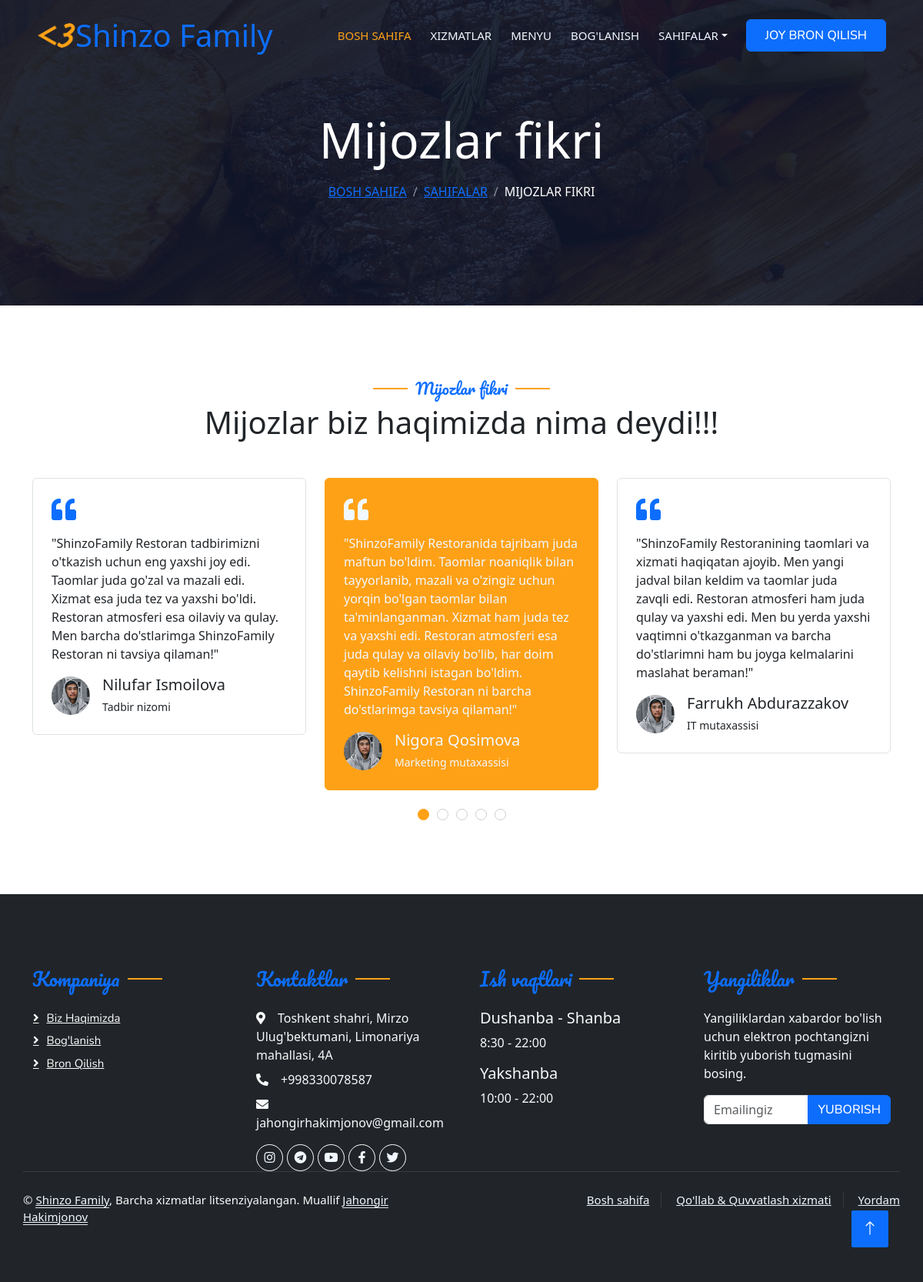
Page /testimonial/ on the committed database.
### apps/restaurant/models.py (models this page shows, shortened)
class Home(AbstractBaseModel):
    name = models.CharField(max_length=255)
    title = models.CharField(max_length=255)
    description = models.TextField()
    address = models.TextField()
    phone = models.ForeignKey(
        PhoneNumbers,
        related_name="home_phone",
        on_delete=models.CASCADE,
        null=True,
        blank=True,
    )
    email = models.ForeignKey(
        Emails,
        related_name="home_email",
        on_delete=models.CASCADE,
        null=True,
        blank=True,
    )
    website = models.URLField()
    facebook = models.URLField()
    instagram = models.URLField()
    twitter = models.URLField()
    telegram = models.URLField()
    youtube = models.URLField()
    youtube_video = models.URLField()
    image = models.ImageField(upload_to="home/")
    logo = models.ImageField(upload_to="home/")
    class Meta:
        verbose_name = "Home"
        verbose_name_plural = "Home"
        db_table = "home"

class Testimonial(AbstractBaseModel):
    full_name = models.CharField(max_length=255)
    description = models.TextField()
    profession = models.CharField(max_length=255)
    image = models.ImageField(upload_to="testimonial/", null=True, blank=True, default='/static/image/profile.jpg')
    class Meta:
        verbose_name = "Testimonial"
        verbose_name_plural = "Testimonial"
        db_table = "testimonial"

class PhoneNumbers(AbstractBaseModel):
    title = models.CharField(max_length=255)
    phone = models.CharField(max_length=20)
    class Meta:
        verbose_name = "Phone Number"
        verbose_name_plural = "Phone Numbers"
        db_table = "phone_numbers"
    def __str__(self):
        return self.phone

class Emails(AbstractBaseModel):
    title = models.CharField(max_length=255)
    email = models.EmailField()
    class Meta:
        verbose_name = "Email"
        verbose_name_plural = "Emails"
        db_table = "emails"
    def __str__(self):
        return self.email

class WorkTime(AbstractBaseModel):
    day = models.CharField(max_length=255)
    start_time = models.TimeField()
    end_time = models.TimeField()
    class Meta:
        verbose_name = "Work Time"
        verbose_name_plural = "Work Times"
        db_table = "work_time"

### apps/restaurant/views.py (the view, shortened to what this page needs)
# urls.py: path("testimonial/", TestimonialView.as_view(), name="testimonial"),
class TestimonialView(FormView):
    template_name = "testimonial.html"
    form_class = UserCreateForm
    success_url = reverse_lazy("restaurant:testimonial")
    def get_context_data(self, **kwargs):
        context = super().get_context_data(**kwargs)
        context["testimonial"] = Testimonial.objects.all()
        return context

### apps/restaurant/forms.py
class UserCreateForm(forms.ModelForm):
    class Meta:
        model = SiteUsers
        fields = ["useremail"]
        widgets = {
            "useremail": forms.EmailInput(
                attrs={
                    "class": "form-control",
                    "id": "email",
                    "placeholder": "Emailingiz",
                }
            ),
        }

### apps/restaurant/views.py (called while the page is built)
def worktimes(request):
    worktime = WorkTime.objects.all()
    return {"worktime": worktime}

def contacts(request):
    home = Home.objects.first()
    return {"home": home}

### templates/testimonial.html (shortened to what this page needs)
{% extends 'base.html' %}
{% load static %}
{% block content %}
    <div class="container-xxl py-5 bg-dark hero-header mb-5">
        <div class="container text-center my-5 pt-5 pb-4">
            <h1 class="display-3 text-white mb-3 animated slideInDown">Mijozlar fikri</h1>
            <nav aria-label="breadcrumb">
                <ol class="breadcrumb justify-content-center text-uppercase">
                    <li class="breadcrumb-item"><a href="{% url 'restaurant:home' %}">Bosh sahifa</a></li>
                    <li class="breadcrumb-item"><a href="#">Sahifalar</a></li>
                    <li class="breadcrumb-item text-white active" aria-current="page">Mijozlar fikri</li>
                </ol>
            </nav>
        </div>
    </div>
    {% include 'section/testimonial_section.html' %}
{% endblock %}

### templates/base.html (shortened to what this page needs)
{% load static %}
<!DOCTYPE html>
<html lang="en" xmlns="http://www.w3.org/1999/html">
<head>
    <link href="https://cdnjs.cloudflare.com/ajax/libs/font-awesome/5.10.0/css/all.min.css" rel="stylesheet">
    <link href="https://cdn.jsdelivr.net/npm/bootstrap-icons@1.4.1/font/bootstrap-icons.css" rel="stylesheet">
    <link href="{% static 'lib/animate/animate.min.css' %}" rel="stylesheet">
    <link href="{% static 'lib/owlcarousel/assets/owl.carousel.min.css' %}" rel="stylesheet">
    <link href="{% static 'lib/tempusdominus/css/tempusdominus-bootstrap-4.min.css' %}" rel="stylesheet"/>
    <link href="{% static 'css/bootstrap.min.css' %}" rel="stylesheet">
    <link href="{% static 'css/style.css' %}" rel="stylesheet">
</head>
<body>
<div class="container-xxl bg-white p-0">
    <div class="container-xxl position-relative p-0">
        <nav class="navbar navbar-expand-lg navbar-dark bg-dark px-4 px-lg-5 py-3 py-lg-0">
            <a href="{% url 'restaurant:home' %}" class="navbar-brand p-0">
                <div class="d-flex align-items-center">
                    <img src="/media/{{ home.logo }}" alt="logo" class="img-fluid" style="height: 50px;">
                    <h1 class="text-primary m-0">{{ home.name }}</h1>
                </div>
            </a>
            <div class="collapse navbar-collapse" id="navbarCollapse">
                <div class="navbar-nav ms-auto py-0 pe-4">
                    <a href="{% url 'restaurant:home' %}" class="nav-item nav-link active">Bosh sahifa</a>
                    <a href="{% url 'restaurant:service' %}" class="nav-item nav-link">Xizmatlar</a>
                    <a href="{% url 'restaurant:menu' %}" class="nav-item nav-link">Menyu</a>
                    <a href="{% url 'restaurant:contact' %}" class="nav-item nav-link">Bog'lanish</a>
                    <div class="nav-item dropdown">
                        <a href="#" class="nav-link dropdown-toggle" data-bs-toggle="dropdown">Sahifalar</a>
                    </div>
                </div>
                <a href="{% url 'restaurant:booking' %}" class="btn btn-primary py-2 px-4">Joy bron qilish</a>
            </div>
        </nav>
    </div>
    {% block content %}
    {% endblock %}
    <div class="container-fluid bg-dark text-light footer pt-5 mt-5 wow fadeIn" data-wow-delay="0.0s">
        <div class="container py-5">
            <div class="row g-5">
                <div class="col-lg-3 col-md-6">
                    <h4 class="section-title ff-secondary text-start text-primary fw-normal mb-4">Kompaniya</h4>
                    <a class="btn btn-link" href="{% url 'restaurant:about' %}">Biz haqimizda</a>
                    <a class="btn btn-link" href="{% url 'restaurant:contact' %}">Bog'lanish</a>
                    <a class="btn btn-link" href="{% url 'restaurant:booking' %}">Bron qilish</a>
                </div>
                <div class="col-lg-3 col-md-6">
                    <h4 class="section-title ff-secondary text-start text-primary fw-normal mb-4">Kontaktlar</h4>
                    <p class="mb-2"><i class="fa fa-map-marker-alt me-3"></i>{{ home.address }}</p>
                    <p class="mb-2"><i class="fa fa-phone-alt me-3"></i>{{ home.phone }}</p>
                    <p class="mb-2"><i class="fa fa-envelope me-3"></i>{{ home.email }}</p>
                    <div class="d-flex pt-2">
                        <a class="btn btn-outline-light btn-social" href="{{ home.instagram }}"><i
                                class="fab fa-instagram"></i></a>
                        <a class="btn btn-outline-light btn-social" href="{{ home.telegram }}"><i
                                class="fab fa-telegram"></i></a>
                        <a class="btn btn-outline-light btn-social" href="{{ home.youtube }}"><i
                                class="fab fa-youtube"></i></a>
                        <a class="btn btn-outline-light btn-social" href="{{ home.facebook }}"><i
                                class="fab fa-facebook-f"></i></a>
                        <a class="btn btn-outline-light btn-social" href="{{ home.twitter }}"><i
                                class="fab fa-twitter"></i></a>
                    </div>
                </div>
                <div class="col-lg-3 col-md-6">
                    <h4 class="section-title ff-secondary text-start text-primary fw-normal mb-4">Ish vaqtlari</h4>
                    {% for time in worktime %}
                        <h5 class="text-light fw-normal">{{ time.day }}</h5>
                        <p>{{ time.start_time }} - {{ time.end_time }}</p>
                    {% endfor %}
                </div>
                <div class="col-lg-3 col-md-6">
                    <h4 class="section-title ff-secondary text-start text-primary fw-normal mb-4">Yangiliklar</h4>
                    <p>Yangiliklardan xabardor bo'lish uchun elektron pochtangizni kiritib yuborish tugmasini
                        bosing.</p>
                    <form method="post">
                        <div class="input-group mb-3">
                            {{ form.useremail }}
                            <button type="submit" class="btn btn-primary">Yuborish</button>
                        </div>
                    </form>
                </div>
                <div class="container">
                    <div class="copyright">
                        <div class="row">
                            <div class="col-md-6 text-center text-md-start mb-3 mb-md-0">
                                &copy; <a class="border-bottom" href="{% url 'restaurant:home' %}">{{ home.name }}</a>,
                                Barcha xizmatlar
                                litsenziyalangan.
                                Muallif <a class="border-bottom" href="https://github.com/JahongirHakimjonov"> Jahongir
                                Hakimjonov</a>
                            </div>
                            <div class="col-md-6 text-center text-md-end">
                                <div class="footer-menu">
                                    <a href="{% url 'restaurant:home' %}">Bosh sahifa</a>
                                    <a href="">Qo'llab & Quvvatlash xizmati</a>
                                    <a href="{% url 'restaurant:contact' %}">Yordam</a>
                                </div>
                            </div>
                        </div>
                    </div>
                </div>
            </div>
            <a href="" class="btn btn-lg btn-primary btn-lg-square back-to-top"><i class="bi bi-arrow-up"></i></a>
        </div>
    </div>
</body>
</html>

### templates/section/testimonial_section.html (shortened to what this page needs)
<div class="container-xxl py-5 wow fadeInUp" data-wow-delay="0.1s">
    <div class="container">
        <div class="text-center">
            <h5 class="section-title ff-secondary text-center text-primary fw-normal">Mijozlar fikri</h5>
            <h1 class="mb-5">Mijozlar biz haqimizda nima deydi!!!</h1>
        </div>
        <div class="owl-carousel testimonial-carousel">
            {% for item in testimonial %}
                <div class="testimonial-item bg-transparent border rounded p-4">
                    <i class="fa fa-quote-left fa-2x text-primary mb-3"></i>
                    <p>{{ item.description }}</p>
                    <div class="d-flex align-items-center">
                        <img class="img-fluid flex-shrink-0 rounded-circle" src="{{ item.image }}"
                             style="width: 50px; height: 50px;">
                        <div class="ps-3">
                            <h5 class="mb-1">{{ item.full_name }}</h5>
                            <small>{{ item.profession }}</small>
                        </div>
                    </div>
                </div>
            {% endfor %}
        </div>
    </div>
</div>
</div>

### static/css/style.css (style rules this page uses)
:root { --primary: #FEA116; --light: #F1F8FF; --dark: #0F172B; }
.ff-secondary { font-family: 'Pacifico', cursive; }
.back-to-top { position: fixed; display: none; right: 45px; bottom: 45px; z-index: 99; }
.btn { font-family: 'Nunito', sans-serif; font-weight: 500; text-transform: uppercase; transition: .5s; }
.btn.btn-primary, .btn.btn-secondary { color: #FFFFFF; }
.btn-lg-square { width: 48px; height: 48px; }
.btn-square, .btn-sm-square, .btn-lg-square { padding: 0; display: flex; align-items: center; justify-content: center; font-weight: normal; border-radius: 2px; }
.navbar-dark .navbar-nav .nav-link { position: relative; margin-left: 25px; padding: 35px 0; font-size: 15px; color: var(--light) !important; text-transform: uppercase; font-weight: 500; outline: none; transition: .5s; }
.navbar-dark .navbar-nav .nav-link:hover, .navbar-dark .navbar-nav .nav-link.active { color: var(--primary) !important; }
.navbar-dark .navbar-brand img { max-height: 60px; transition: .5s; }
@media (min-width: 992px) { .navbar-dark { position: absolute; width: 100%; top: 0; left: 0; z-index: 999; background: transparent !important; } }
.hero-header { background: linear-gradient(rgba(15, 23, 43, .9), rgba(15, 23, 43, .9)), url(../img/bg-hero.jpg); background-position: center center; background-repeat: no-repeat; background-size: cover; }
.breadcrumb-item + .breadcrumb-item::before { color: rgba(255, 255, 255, .5); }
.section-title { position: relative; display: inline-block; }
.section-title::before { position: absolute; content: ""; width: 45px; height: 2px; top: 50%; left: -55px; margin-top: -1px; background: var(--primary); }
.section-title::after { position: absolute; content: ""; width: 45px; height: 2px; top: 50%; right: -55px; margin-top: -1px; background: var(--primary); }
.section-title.text-start::before, .section-title.text-end::after { display: none; }
.testimonial-carousel .owl-item .testimonial-item, .testimonial-carousel .owl-item.center .testimonial-item * { transition: .5s; }
.testimonial-carousel .owl-item.center .testimonial-item { background: var(--primary) !important; border-color: var(--primary) !important; }
.testimonial-carousel .owl-item.center .testimonial-item * { color: var(--light) !important; }
.footer .btn.btn-social { margin-right: 5px; width: 35px; height: 35px; display: flex; align-items: center; justify-content: center; color: var(--light); border: 1px solid #FFFFFF; border-radius: 35px; transition: .3s; }
.footer .btn.btn-link { display: block; margin-bottom: 5px; padding: 0; text-align: left; color: #FFFFFF; font-size: 15px; font-weight: normal; text-transform: capitalize; transition: .3s; }
.footer .btn.btn-link::before { position: relative; content: "\f105"; font-family: "Font Awesome 5 Free"; font-weight: 900; margin-right: 10px; }
.footer .copyright { padding: 25px 0; font-size: 15px; border-top: 1px solid rgba(256, 256, 256, .1); }
.footer .copyright a { color: var(--light); }
.footer .footer-menu a { margin-right: 15px; padding-right: 15px; border-right: 1px solid rgba(255, 255, 255, .1); }
.footer .footer-menu a:last-child { margin-right: 0; padding-right: 0; border-right: none; }

### rows in the picture
Home: logo (picture), name "Shinzo Family", address "Toshkent shahri, Mirzo Ulug'bektumani, Limonariya mahallasi, 4A", phone "+998330078587", email "jahongirhakimjonov@gmail.com"
Testimonial: description "\"ShinzoFamily Restoranida tajribam juda maftun bo'ldim. Taomlar noaniqlik bilan tayyorlanib, mazali va o'zingiz uchun yorqin bo'lgan taomlar bilan ta'minlanganman. Xizmat ham juda tez va yaxshi edi. Restoran atmosferi esa juda qulay va oilaviy bo'lib, har doim qaytib kelishni istagan bo'ldim. ShinzoFamily Restoran ni barcha do'stlarimga tavsiya qilaman!\"", image (placeholder picture), full_name "Nigora Qosimova", profession "Marketing mutaxassisi"
Testimonial: description "\"ShinzoFamily Restoranining taomlari va xizmati haqiqatan ajoyib. Men yangi jadval bilan keldim va taomlar juda zavqli edi. Restoran atmosferi ham juda qulay va yaxshi edi. Men bu yerda yaxshi vaqtimni o'tkazganman va barcha do'stlarimni ham bu joyga kelmalarini maslahat beraman!\"", image (placeholder picture), full_name "Farrukh Abdurazzakov", profession "IT mutaxassisi"
Testimonial: description "\"ShinzoFamily Restoran tadbirimizni o'tkazish uchun eng yaxshi joy edi. Taomlar juda go'zal va mazali edi. Xizmat esa juda tez va yaxshi bo'ldi. Restoran atmosferi esa oilaviy va qulay. Men barcha do'stlarimga ShinzoFamily Restoran ni tavsiya qilaman!\"", image (placeholder picture), full_name "Nilufar Ismoilova", profession "Tadbir nizomi"
WorkTime: day "Dushanba - Shanba", start_time "8:30", end_time "22:00"
WorkTime: day "Yakshanba", start_time "10:00", end_time "22:00"
